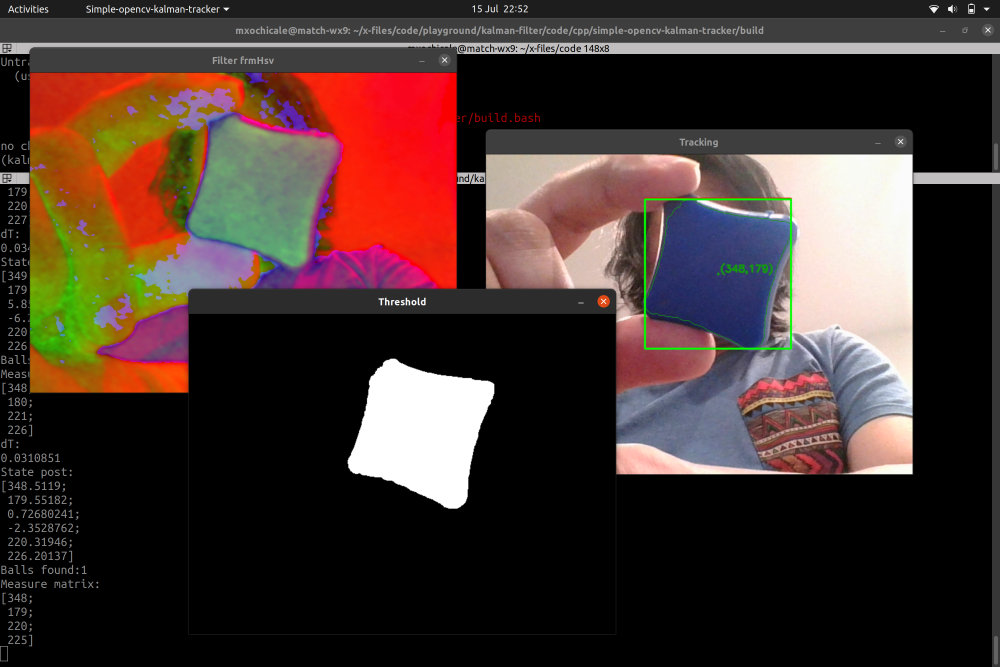
//> input picture playground/kalman-filter/code/cpp/simple-opencv-kalman-tracker/window.png, 3000 x 2000 px, given in place of the camera (shown at 1/3 size)
$ ./main   (built with g++ and OpenCV 4)
//> lines starting //> are read from the running program, lines starting //| are printed output that depends on the picture; after the words box and inside, x2 and y2 are one past the last pixel; in counts of white or black regions, pixels touching at a corner belong together
/******************************************
 * OpenCV Tutorial: Ball Tracking using   *
 * Kalman Filter                          *
 ******************************************/

// Module "core"
#include <opencv2/core.hpp>

// Module "highgui"
#include <opencv2/highgui.hpp>

// Module "imgproc"
#include <opencv2/imgproc.hpp>

// Module "video"
//#include <opencv2/video.hpp>

// Module "tracking" that includes KalmanFilter
#include "opencv2/video/tracking.hpp"

// Output
#include <iostream>
#include <stdio.h>

// Vector
//#include <vector>

using namespace std;

// >>>>> Color to be tracked
#define MIN_H_BLUE 200
#define MAX_H_BLUE 300
// <<<<< Color to be tracked

int main(int, char**)
{

    // Camera frame
    cv::Mat frame;

    // >>>> Kalman Filter
    int stateSize = 6;
    int measSize = 4;
    int contrSize = 0;

    unsigned int type = CV_32F;
    cv::KalmanFilter kf(stateSize, measSize, contrSize, type);

    cv::Mat state(stateSize, 1, type);  // [x,y,v_x,v_y,w,h]
    cv::Mat meas(measSize, 1, type);    // [z_x,z_y,z_w,z_h]
    //cv::Mat procNoise(stateSize, 1, type)
    // [E_x,E_y,E_v_x,E_v_y,E_w,E_h]

    // Transition State Matrix A
    // Note: set dT at each processing step!
    // [ 1 0 dT 0  0 0 ]
    // [ 0 1 0  dT 0 0 ]
    // [ 0 0 1  0  0 0 ]
    // [ 0 0 0  1  0 0 ]
    // [ 0 0 0  0  1 0 ]
    // [ 0 0 0  0  0 1 ]
    cv::setIdentity(kf.transitionMatrix);

    // Measure Matrix H
    // [ 1 0 0 0 0 0 ]
    // [ 0 1 0 0 0 0 ]
    // [ 0 0 0 0 1 0 ]
    // [ 0 0 0 0 0 1 ]
    kf.measurementMatrix = cv::Mat::zeros(measSize, stateSize, type);
    kf.measurementMatrix.at<float>(0) = 1.0f;
    kf.measurementMatrix.at<float>(7) = 1.0f;
    kf.measurementMatrix.at<float>(16) = 1.0f;
    kf.measurementMatrix.at<float>(23) = 1.0f;

    // Process Noise Covariance Matrix Q
    // [ Ex   0   0     0     0    0  ]
    // [ 0    Ey  0     0     0    0  ]
    // [ 0    0   Ev_x  0     0    0  ]
    // [ 0    0   0     Ev_y  0    0  ]
    // [ 0    0   0     0     Ew   0  ]
    // [ 0    0   0     0     0    Eh ]
    //cv::setIdentity(kf.processNoiseCov, cv::Scalar(1e-2));
    kf.processNoiseCov.at<float>(0) = 1e-2;
    kf.processNoiseCov.at<float>(7) = 1e-2;
    kf.processNoiseCov.at<float>(14) = 5.0f;
    kf.processNoiseCov.at<float>(21) = 5.0f;
    kf.processNoiseCov.at<float>(28) = 1e-2;
    kf.processNoiseCov.at<float>(35) = 1e-2;

    // Measures Noise Covariance Matrix R
    cv::setIdentity(kf.measurementNoiseCov, cv::Scalar(1e-1));
    // <<<< Kalman Filter


    // Camera Index
    int idx = 0;

    // Camera Capture
    cv::VideoCapture cap(idx);

    //std::string gst_str = "v4l2src device=/dev/video0 ! video/x-raw, width=1280, height=720, format=(string)UYVY, framerate=(fraction)30/1 ! videoconvert ! video/x-raw, format=(string)BGRx ! videoconvert ! video/x-raw, format=(string)BGR ! appsink";
    //cv::VideoCapture cap(gst_str, cv::CAP_GSTREAMER);
	// https://forums.developer.nvidia.com/t/sony-camera-module-cannot-be-opened-with-opencv-on-xavier/84003#5397032


    // >>>>> Camera Settings
    if (!cap.isOpened())
    {
        cout << "Webcam not connected.\n" << "Please verify\n";
        return EXIT_FAILURE;
    }
    //cap.set(cv::CAP_PROP_FRAME_WIDTH, 640);
    //cap.set(cv::CAP_PROP_FRAME_HEIGHT, 480);
    // <<<<< Camera Settings

    cout << "\nHit 'q' to exit...\n";

    char ch = 0;

    double ticks = 0;
    bool found = false;

    int notFoundCount = 0;


    // >>>>> Main loop
    while (ch != 'q' && ch != 'Q')
    {
        double precTick = ticks;
        ticks = (double) cv::getTickCount();

        double dT = (ticks - precTick) / cv::getTickFrequency(); //seconds

        // Frame acquisition
        cap >> frame;
//> frame is the input picture: 2000 rows x 3000 cols, CV_8UC3; mean B, G, R 47.1, 52.1, 69.6

        cv::Mat res;
        frame.copyTo( res );

        if (found)
        {
            // >>>> Matrix A
            kf.transitionMatrix.at<float>(2) = dT;
            kf.transitionMatrix.at<float>(9) = dT;
            // <<<< Matrix A

            cout << "dT:" << endl << dT << endl;

            state = kf.predict();
            cout << "State post:" << endl << state << endl;

            cv::Rect predRect;
            predRect.width = state.at<float>(4);
            predRect.height = state.at<float>(5);
            predRect.x = state.at<float>(0) - predRect.width / 2;
            predRect.y = state.at<float>(1) - predRect.height / 2;

            cv::Point center;
            center.x = state.at<float>(0);
            center.y = state.at<float>(1);
            cv::circle(res, center, 2, CV_RGB(255,0,0), -1);

            cv::rectangle(res, predRect, CV_RGB(255,0,0), 2);
        }
        // >>>>> Noise smoothing
        cv::Mat blur;
        cv::GaussianBlur(frame, blur, cv::Size(5, 5), 3.0, 3.0);
        // <<<<< Noise smoothing

        // >>>>> HSV conversion
        cv::Mat frmHsv;
        cv::cvtColor(blur, frmHsv, cv::COLOR_BGR2HSV);
//> frmHsv: 2000 rows x 3000 cols, CV_8UC3; mean H, S, V 23.1, 47.6, 74.4
        // <<<<< HSV conversion

        cv::imshow("Filter frmHsv", frmHsv);
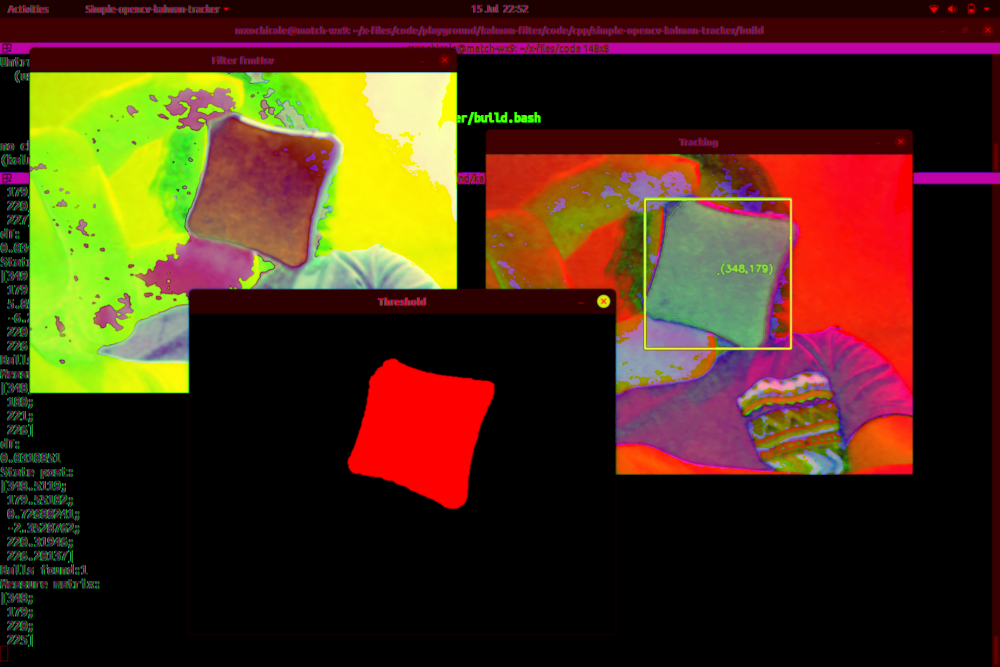
//> window 'Filter frmHsv': 2000 rows x 3000 cols, CV_8UC3 (shown at 1/3 size); mean B, G, R 23.1, 47.6, 74.4

        // >>>>> Color Thresholding
        // Note: change parameters for different colors
        cv::Mat rangeRes = cv::Mat::zeros(frame.size(), CV_8UC1);
        cv::inRange(frmHsv, cv::Scalar(MIN_H_BLUE / 2, 100, 80),
                    cv::Scalar(MAX_H_BLUE / 2, 255, 255), rangeRes);
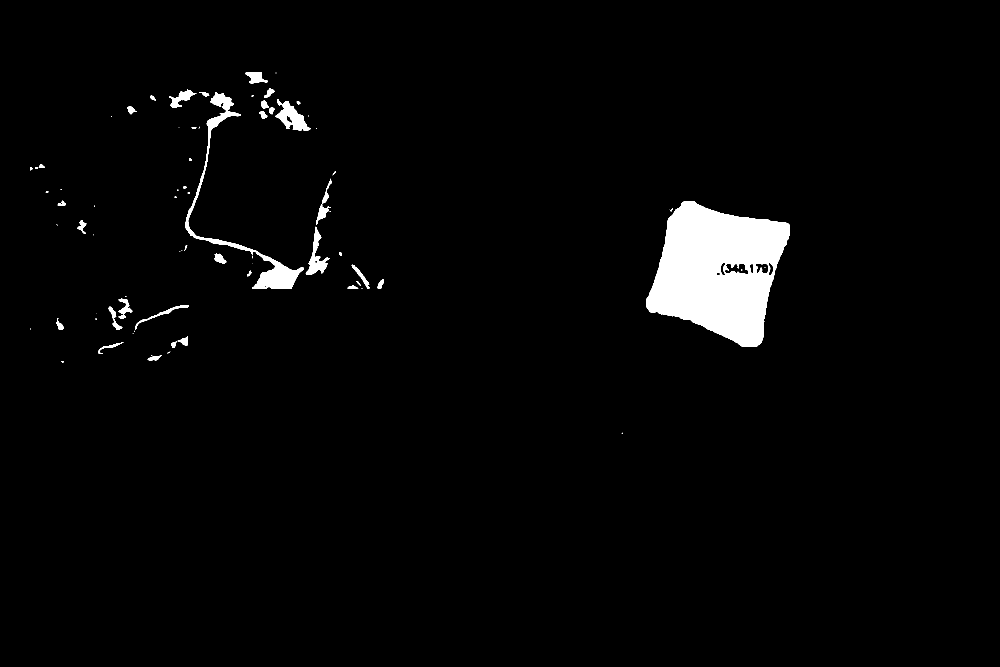
//> rangeRes: 2000 rows x 3000 cols, CV_8UC1 (shown at 1/3 size); 2.6% white; 81 white regions (33 under 20 px), largest, box (x1, y1, x2, y2) and area: (1940, 603, 2368, 1041) 120408, (555, 277, 911, 867) 15518, (826, 303, 932, 392) 4128
        // <<<<< Color Thresholding

        // >>>>> Improving the result
        cv::erode(rangeRes, rangeRes, cv::Mat(), cv::Point(-1, -1), 2);
        cv::dilate(rangeRes, rangeRes, cv::Mat(), cv::Point(-1, -1), 2);
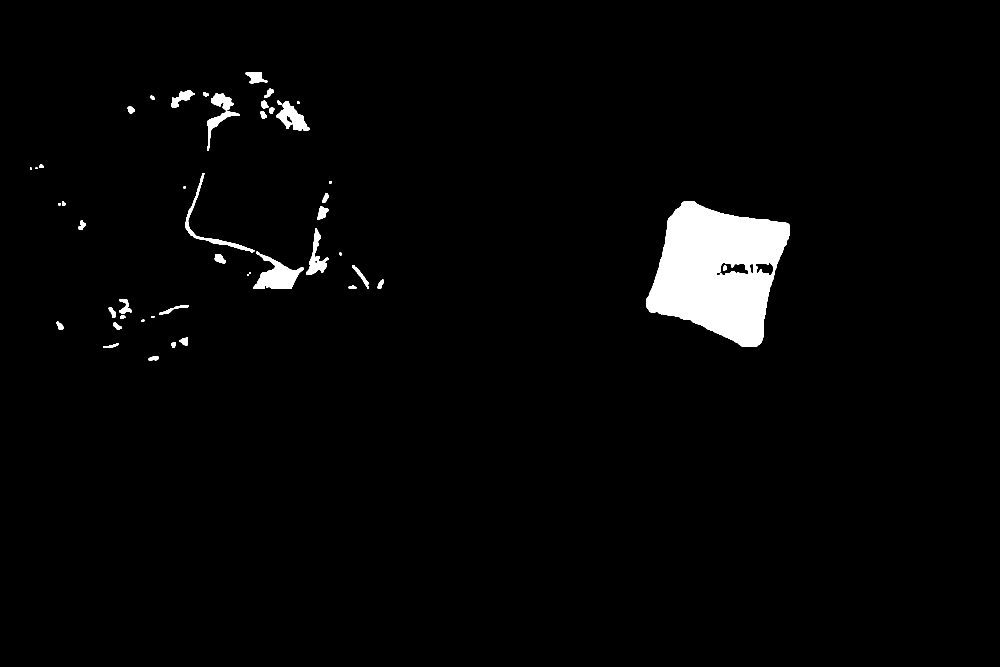
//> rangeRes: 2000 rows x 3000 cols, CV_8UC1 (shown at 1/3 size); 2.6% white; 50 white regions
        // <<<<< Improving the result

        // Thresholding viewing
        cv::imshow("Threshold", rangeRes);

        // >>>>> Contours detection
        vector<vector<cv::Point> > contours;
        cv::findContours(rangeRes, contours, cv::RETR_EXTERNAL,
                         cv::CHAIN_APPROX_NONE);
//> contours = 49 contours, 3 with area under 20; largest, box (x1, y1, x2, y2) and area: (1940, 603, 2368, 1041) 122982, (759, 755, 911, 867) 7368, (829, 303, 929, 392) 3904, (918, 685, 986, 824) 2989, (556, 519, 763, 758) 2868
        // <<<<< Contours detection

        // >>>>> Filtering
        vector<vector<cv::Point> > balls;
        vector<cv::Rect> ballsBox;
        for (size_t i = 0; i < contours.size(); i++)
        {
            cv::Rect bBox;
            bBox = cv::boundingRect(contours[i]);

            float ratio = (float) bBox.width / (float) bBox.height;
            if (ratio > 1.0f)
                ratio = 1.0f / ratio;

            // Searching for a bBox almost square
            if (ratio > 0.75 && bBox.area() >= 400)
            {
                balls.push_back(contours[i]);
                ballsBox.push_back(bBox);
            }
        }
//> this loop made 49 passes
//> (bBox, ratio) on passes 1 to 12: (Rect(446, 1070, 30, 11), 0.367), (Rect(310, 1030, 46, 14), 0.304), (Rect(515, 1027, 13, 16), 0.812), (Rect(538, 1012, 26, 24), 0.923), (Rect(339, 966, 26, 22), 0.846), (Rect(170, 965, 20, 25), 0.8), (Rect(423, 959, 10, 7), 0.7), (Rect(454, 948, 9, 6), 0.667), (Rect(360, 947, 16, 9), 0.562), (Rect(477, 924, 43, 21), 0.488), (Rect(326, 921, 22, 32), 0.688), (Rect(522, 915, 43, 12), 0.279)
        // <<<<< Filtering

        cout << "Balls found:" << ballsBox.size() << endl;
//| Balls found:16

        // >>>>> Detection result
        for (size_t i = 0; i < balls.size(); i++)
        {
            cv::drawContours(res, balls, i, CV_RGB(20,150,20), 1);
            cv::rectangle(res, ballsBox[i], CV_RGB(0,255,0), 2);

            cv::Point center;
            center.x = ballsBox[i].x + ballsBox[i].width / 2;
            center.y = ballsBox[i].y + ballsBox[i].height / 2;
            cv::circle(res, center, 2, CV_RGB(20,150,20), -1);

            stringstream sstr;
            sstr << "(" << center.x << "," << center.y << ")";
            cv::putText(res, sstr.str(),
                        cv::Point(center.x + 3, center.y - 3),
                        cv::FONT_HERSHEY_SIMPLEX, 0.5, CV_RGB(20,150,20), 2);
        }
//> this loop made 16 passes
        // <<<<< Detection result
        // >>>>> Kalman Update
        if (balls.size() == 0)
        {
            notFoundCount++;
            cout << "notFoundCount:" << notFoundCount << endl;
            if( notFoundCount >= 100 )
            {
                found = false;
            }
            ///else
            //    kf.statePost = state;
        }
        else
        {
            notFoundCount = 0;

            meas.at<float>(0) = ballsBox[0].x + ballsBox[0].width / 2;
//> meas = [551, 0, 0, 0]
            meas.at<float>(1) = ballsBox[0].y + ballsBox[0].height / 2;
//> meas = [551, 1024, 0, 0]
            meas.at<float>(2) = (float)ballsBox[0].width;
//> meas = [551, 1024, 26, 0]
            meas.at<float>(3) = (float)ballsBox[0].height;
//> meas = [551, 1024, 26, 24]

            if (!found) // First detection!
            {
                // >>>> Initialization
                kf.errorCovPre.at<float>(0) = 1; // px
                kf.errorCovPre.at<float>(7) = 1; // px
                kf.errorCovPre.at<float>(14) = 1;
                kf.errorCovPre.at<float>(21) = 1;
                kf.errorCovPre.at<float>(28) = 1; // px
                kf.errorCovPre.at<float>(35) = 1; // px

                state.at<float>(0) = meas.at<float>(0);
//> state = [551, 0, 0, 0, 0, 0]
                state.at<float>(1) = meas.at<float>(1);
//> state = [551, 1024, 0, 0, 0, 0]
                state.at<float>(2) = 0;
                state.at<float>(3) = 0;
                state.at<float>(4) = meas.at<float>(2);
//> state = [551, 1024, 0, 0, 26, 0]
                state.at<float>(5) = meas.at<float>(3);
//> state = [551, 1024, 0, 0, 26, 24]
                // <<<< Initialization

                kf.statePost = state;
//> kf.statePost = [551, 1024, 0, 0, 26, 24]

                found = true;
            }
            else
                kf.correct(meas); // Kalman Correction

            cout << "Measure matrix:" << endl << meas << endl;
//| Measure matrix:
//| [551;
//|  1024;
//|  26;
//|  24]
        }
        // <<<<< Kalman Update

        // Final result
        cv::imshow("Tracking", res);

        // User key
        ch = cv::waitKey(1);
//> the 'q' key is pressed
    }
    // <<<<< Main loop

    return EXIT_SUCCESS;
}
